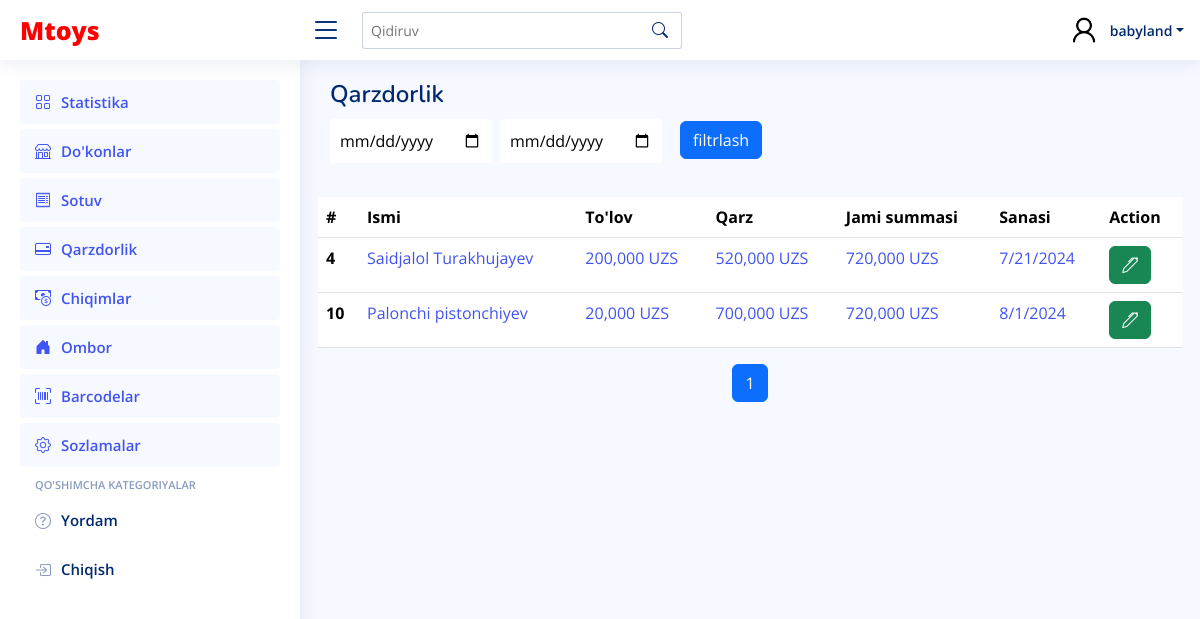
The page /debt/ (signed in) on the database as committed earlier.
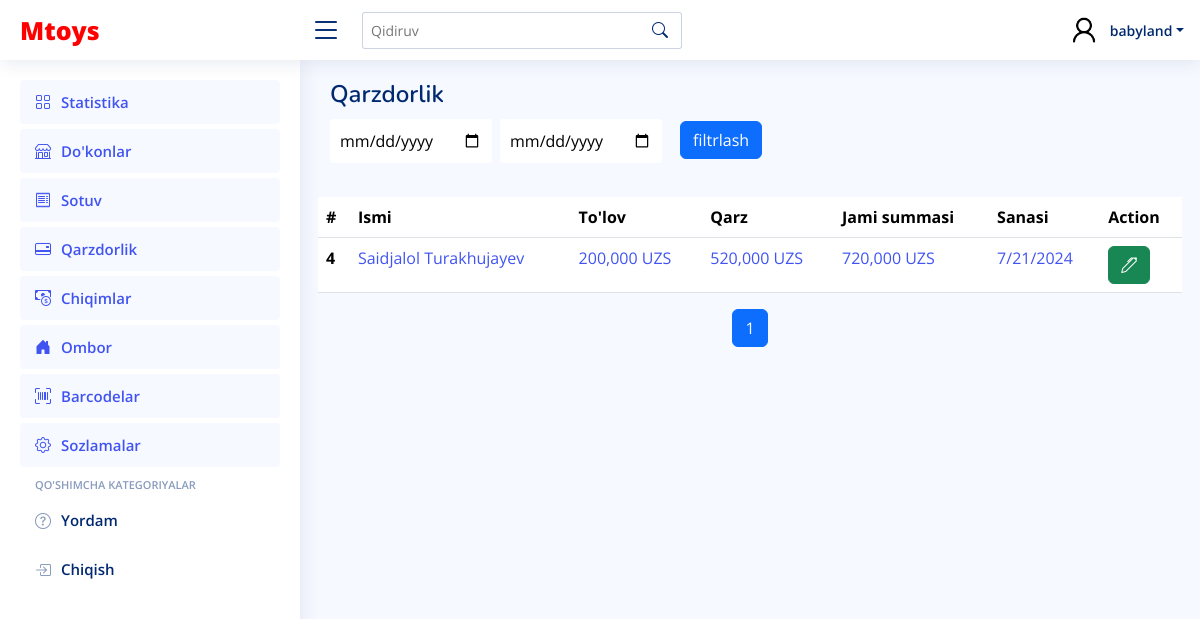
The same page on the database as committed later.
### main_app/models.py (models this page shows, shortened)
class Sale(models.Model):
    payment = models.PositiveIntegerField(default=0)
    debt = models.PositiveIntegerField(default=0)
    date_added = models.DateField(auto_now_add=True)
    shop = models.ForeignKey(Shop, on_delete=models.CASCADE, related_name="sales")
    def get_amount(self):
        return sum([i.get_amount() for i in self.items.all()])

class Shop(models.Model):
    name = models.CharField(max_length=250)
    last_name = models.CharField(max_length=250)
    region = models.ForeignKey(Regions, on_delete=models.CASCADE, related_name="shops")

class SaleItems(models.Model):
    quantity = models.PositiveIntegerField(default=0)
    product = models.ForeignKey(Product, on_delete=models.CASCADE, related_name="sales")
    sale = models.ForeignKey(Sale, on_delete=models.CASCADE, related_name="items")
    def get_amount(self):
        overall =  self.product.sale_price * self.quantity
        if overall > 0:
            return overall
        else:
            return 0

class Product(models.Model):
    name = models.CharField(max_length=250)
    base_price = models.PositiveIntegerField(default=0)
    sale_price = models.PositiveIntegerField(default=0)
    amount = models.PositiveIntegerField(default=0)
    qr_code_id = models.CharField(max_length=250)

### main_app/views.py (the view, shortened to what this page needs)
# urls.py: path("debt/", DebtView.as_view(), name="debt"),
@method_decorator(login_required, name='dispatch')
class DebtView(ListView):
    template_name = "sale/debts.html"
    model = Sale
    paginate_by = 10
    context_object_name = 'object_list'
    def get_queryset(self):
        return Sale.objects.all()
    def get_context_data(self, **kwargs):
        context = {}
        sale_items = Sale.objects.filter(debt__gte = 0)
        paginator_sale_items = Paginator(sale_items, self.paginate_by)
        page_number_sale_items = self.request.GET.get('page_sale_items')
        page_obj_sale_items = paginator_sale_items.get_page(page_number_sale_items)
        context = {
            "provinces":Province.objects.all(),
            "regions": Regions.objects.all(),
            "shops":Shop.objects.all(),
            "object_list": page_obj_sale_items
        }
        return context

### templates/sale/debts.html (shortened to what this page needs)
{% extends 'wrapper.html' %}
{% load humanize %}
{% block content %}
<div class="pagetitle">
    <h1>Qarzdorlik</h1>
    <div class="d-felx justify-content-center align-items-center flex-column">
      <form method="POST" class="d-flex gap-2 justify-content-center align-items-center flex-column flex-lg-row justify-content-lg-start">
       <div class="from">
        <input name="from" type="date" id="from" style="border-radius: 3px;margin-top:10px;outline:none;border:none;padding:10px 10px;">
       </div>
        <div class="till">
          <input name="till" type="date" id="from" style="border-radius: 3px;margin-top:10px;outline:none;border:none;padding:10px 10px;">
        </div>
        <div class="button pt-2">
          <button class="btn btn-primary" name="filtr" style="margin-left: 10px;">filtrlash</button>
        </div>
      </form>
    </div>
  </div>
    <div class="row" style="overflow-x: auto;">
      {% if object_list %}
            <table class="table mt-4" >
              <thead>
                <tr>
                  <th scope="col">#</th>
                  <th scope="col">Ismi</th>
                  <th scope="col">To'lov</th>
                  <th scope="col">Qarz</th>
                  <th scope="col">Jami summasi</th>
                  <th scope="col">Sanasi</th>
                  <th scope="col">Action</th>
                </tr>
              </thead>
              <tbody>
                {% for i in object_list %}
                {% if i.debt > 0 %}
                <tr>
                    <th scope="row">{{ i.id }}</th>
                    <td><a href="{% url 'main_app:sale_detail' i.id %}">{{ i.shop.name }} {{ i.shop.last_name }}</a></td>
                    <td><a href="{% url 'main_app:sale_detail' i.id %}">{{ i.payment|intcomma }} UZS</a></td>
                    <td><a href="{% url 'main_app:sale_detail' i.id %}">{{ i.debt|intcomma }} UZS</a></td>
                    <td><a href="{% url 'main_app:sale_detail' i.id %}">{{ i.get_amount|intcomma }} UZS</a></td>
                    <td><a href="{% url 'main_app:sale_detail' i.id %}">{{ i.date_added.month }}/{{ i.date_added.day }}/{{ i.date_added.year }}</a></td>
                    <td>
                      <form method="POST" class="d-flex justify-content-start align-items-center gap-3">
                        <button type="button" class="btn btn-success edit-btn" data-id="{{ i.id }}" data-bs-toggle="modal"  data-bs-target="#editExpance"> <i class="bi bi-pen"></i></button>
                      </form>
                    </td>
                  </tr>
                {% endif %}
                {% endfor %}
              </tbody>
            </table>
            {% else %}
                  <div style="color: gray;font-size:20px;text-align:center">
                    Ma'lumot mavjud emas!!!
                  </div>
            {% endif %}
            <nav aria-label="Page navigation">
              <ul class="pagination justify-content-center">
                {% for num in object_list.paginator.page_range %}
                  {% if object_list.number == num %}
                    <li class="page-item active"><a class="page-link" href="?page_sale_items={{ num }}">{{ num }}</a></li>
                  {% else %}
                    <li class="page-item"><a class="page-link" href="?page_sale_items={{ num }}">{{ num }}</a></li>
                  {% endif %}
                {% endfor %}
              </ul>
          </nav>
    </div>
{% endblock content %}

Rows that differ between the two databases and show on the page:
no longer on this page (row edited): Sale: id "10", shop.name "Palonchi", shop.last_name "pistonchiyev", payment "20,000", debt "700,000", get_amount "720,000", date_added.month "8", date_added.day "1", date_added.year "2024"
